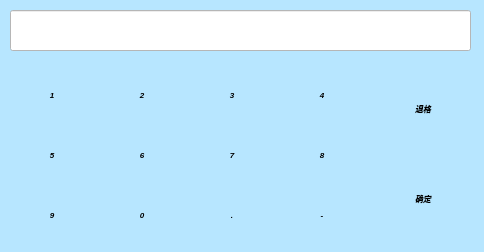
<?xml version="1.0" encoding="UTF-8"?>
<ui version="4.0">
 <class>NumberKeyBoardClass</class>
 <widget class="QWidget" name="NumberKeyBoardClass">
  <property name="geometry">
   <rect>
    <x>0</x>
    <y>0</y>
    <width>484</width>
    <height>252</height>
   </rect>
  </property>
  <property name="windowTitle">
   <string>NumberKeyBoard</string>
  </property>
  <property name="styleSheet">
   <string notr="true">background-color: rgb(183, 230, 255);</string>
  </property>
  <widget class="QPushButton" name="pbNumber8">
   <property name="geometry">
    <rect>
     <x>280</x>
     <y>130</y>
     <width>84</width>
     <height>50</height>
    </rect>
   </property>
   <property name="font">
    <font>
     <pointsize>6</pointsize>
     <weight>75</weight>
     <italic>true</italic>
     <bold>true</bold>
    </font>
   </property>
   <property name="styleSheet">
    <string notr="true">background-image: url(:/image/image/button_key_num.png);
</string>
   </property>
   <property name="text">
    <string>8</string>
   </property>
   <property name="flat">
    <bool>true</bool>
   </property>
  </widget>
  <widget class="QPushButton" name="pbNumber9">
   <property name="geometry">
    <rect>
     <x>10</x>
     <y>190</y>
     <width>84</width>
     <height>50</height>
    </rect>
   </property>
   <property name="font">
    <font>
     <pointsize>6</pointsize>
     <weight>75</weight>
     <italic>true</italic>
     <bold>true</bold>
    </font>
   </property>
   <property name="styleSheet">
    <string notr="true">background-image: url(:/image/image/button_key_num.png);
</string>
   </property>
   <property name="text">
    <string>9</string>
   </property>
   <property name="flat">
    <bool>true</bool>
   </property>
  </widget>
  <widget class="QPushButton" name="pbDot">
   <property name="geometry">
    <rect>
     <x>190</x>
     <y>190</y>
     <width>84</width>
     <height>50</height>
    </rect>
   </property>
   <property name="font">
    <font>
     <pointsize>6</pointsize>
     <weight>75</weight>
     <italic>true</italic>
     <bold>true</bold>
    </font>
   </property>
   <property name="styleSheet">
    <string notr="true">background-image: url(:/image/image/button_key_num.png);
</string>
   </property>
   <property name="text">
    <string>.</string>
   </property>
   <property name="flat">
    <bool>true</bool>
   </property>
  </widget>
  <widget class="QLineEdit" name="leDisplayNumber">
   <property name="geometry">
    <rect>
     <x>10</x>
     <y>10</y>
     <width>461</width>
     <height>41</height>
    </rect>
   </property>
   <property name="styleSheet">
    <string notr="true">background-color: rgb(255, 255, 255);</string>
   </property>
  </widget>
  <widget class="QPushButton" name="pbNumber6">
   <property name="geometry">
    <rect>
     <x>100</x>
     <y>130</y>
     <width>84</width>
     <height>50</height>
    </rect>
   </property>
   <property name="font">
    <font>
     <pointsize>6</pointsize>
     <weight>75</weight>
     <italic>true</italic>
     <bold>true</bold>
    </font>
   </property>
   <property name="styleSheet">
    <string notr="true">background-image: url(:/image/image/button_key_num.png);
</string>
   </property>
   <property name="text">
    <string>6</string>
   </property>
   <property name="flat">
    <bool>true</bool>
   </property>
  </widget>
  <widget class="QPushButton" name="pbNumber4">
   <property name="geometry">
    <rect>
     <x>280</x>
     <y>70</y>
     <width>84</width>
     <height>50</height>
    </rect>
   </property>
   <property name="font">
    <font>
     <pointsize>6</pointsize>
     <weight>75</weight>
     <italic>true</italic>
     <bold>true</bold>
    </font>
   </property>
   <property name="styleSheet">
    <string notr="true">background-image: url(:/image/image/button_key_num.png);</string>
   </property>
   <property name="text">
    <string>4</string>
   </property>
   <property name="flat">
    <bool>true</bool>
   </property>
  </widget>
  <widget class="QPushButton" name="pbNumber7">
   <property name="geometry">
    <rect>
     <x>190</x>
     <y>130</y>
     <width>84</width>
     <height>50</height>
    </rect>
   </property>
   <property name="font">
    <font>
     <pointsize>6</pointsize>
     <weight>75</weight>
     <italic>true</italic>
     <bold>true</bold>
    </font>
   </property>
   <property name="styleSheet">
    <string notr="true">background-image: url(:/image/image/button_key_num.png);
</string>
   </property>
   <property name="text">
    <string>7</string>
   </property>
   <property name="flat">
    <bool>true</bool>
   </property>
  </widget>
  <widget class="QPushButton" name="pbNumber5">
   <property name="geometry">
    <rect>
     <x>10</x>
     <y>130</y>
     <width>84</width>
     <height>50</height>
    </rect>
   </property>
   <property name="font">
    <font>
     <pointsize>6</pointsize>
     <weight>75</weight>
     <italic>true</italic>
     <bold>true</bold>
    </font>
   </property>
   <property name="styleSheet">
    <string notr="true">background-image: url(:/image/image/button_key_num.png);
</string>
   </property>
   <property name="text">
    <string>5</string>
   </property>
   <property name="flat">
    <bool>true</bool>
   </property>
  </widget>
  <widget class="QPushButton" name="pbNumber0">
   <property name="geometry">
    <rect>
     <x>100</x>
     <y>190</y>
     <width>84</width>
     <height>50</height>
    </rect>
   </property>
   <property name="font">
    <font>
     <pointsize>6</pointsize>
     <weight>75</weight>
     <italic>true</italic>
     <bold>true</bold>
    </font>
   </property>
   <property name="styleSheet">
    <string notr="true">background-image: url(:/image/image/button_key_num.png);
</string>
   </property>
   <property name="text">
    <string>0</string>
   </property>
   <property name="flat">
    <bool>true</bool>
   </property>
  </widget>
  <widget class="QPushButton" name="pbNumber3">
   <property name="geometry">
    <rect>
     <x>190</x>
     <y>70</y>
     <width>84</width>
     <height>50</height>
    </rect>
   </property>
   <property name="font">
    <font>
     <pointsize>6</pointsize>
     <weight>75</weight>
     <italic>true</italic>
     <bold>true</bold>
    </font>
   </property>
   <property name="styleSheet">
    <string notr="true">background-image: url(:/image/image/button_key_num.png);</string>
   </property>
   <property name="text">
    <string>3</string>
   </property>
   <property name="flat">
    <bool>true</bool>
   </property>
  </widget>
  <widget class="QPushButton" name="pbNumber1">
   <property name="geometry">
    <rect>
     <x>10</x>
     <y>70</y>
     <width>84</width>
     <height>50</height>
    </rect>
   </property>
   <property name="font">
    <font>
     <pointsize>6</pointsize>
     <weight>75</weight>
     <italic>true</italic>
     <bold>true</bold>
    </font>
   </property>
   <property name="styleSheet">
    <string notr="true">background-image: url(:/image/image/button_key_num.png);
</string>
   </property>
   <property name="text">
    <string>1</string>
   </property>
   <property name="flat">
    <bool>true</bool>
   </property>
  </widget>
  <widget class="QPushButton" name="pbNumber2">
   <property name="geometry">
    <rect>
     <x>100</x>
     <y>70</y>
     <width>84</width>
     <height>50</height>
    </rect>
   </property>
   <property name="font">
    <font>
     <pointsize>6</pointsize>
     <weight>75</weight>
     <italic>true</italic>
     <bold>true</bold>
    </font>
   </property>
   <property name="styleSheet">
    <string notr="true">background-image: url(:/image/image/button_key_num.png);</string>
   </property>
   <property name="text">
    <string>2</string>
   </property>
   <property name="flat">
    <bool>true</bool>
   </property>
  </widget>
  <widget class="QPushButton" name="pbBackspace">
   <property name="geometry">
    <rect>
     <x>380</x>
     <y>70</y>
     <width>86</width>
     <height>77</height>
    </rect>
   </property>
   <property name="font">
    <font>
     <pointsize>6</pointsize>
     <weight>75</weight>
     <italic>true</italic>
     <bold>true</bold>
    </font>
   </property>
   <property name="styleSheet">
    <string notr="true">background-image: url(:/image/image/button_key_backenter.png);
</string>
   </property>
   <property name="text">
    <string>退格</string>
   </property>
   <property name="flat">
    <bool>true</bool>
   </property>
  </widget>
  <widget class="QPushButton" name="pbEnter">
   <property name="geometry">
    <rect>
     <x>380</x>
     <y>160</y>
     <width>86</width>
     <height>77</height>
    </rect>
   </property>
   <property name="font">
    <font>
     <pointsize>6</pointsize>
     <weight>75</weight>
     <italic>true</italic>
     <bold>true</bold>
    </font>
   </property>
   <property name="styleSheet">
    <string notr="true">background-image: url(:/image/image/button_key_backenter.png);
</string>
   </property>
   <property name="text">
    <string>确定</string>
   </property>
   <property name="flat">
    <bool>true</bool>
   </property>
  </widget>
  <widget class="QPushButton" name="pbMinus">
   <property name="geometry">
    <rect>
     <x>280</x>
     <y>190</y>
     <width>84</width>
     <height>50</height>
    </rect>
   </property>
   <property name="font">
    <font>
     <pointsize>6</pointsize>
     <weight>75</weight>
     <italic>true</italic>
     <bold>true</bold>
    </font>
   </property>
   <property name="styleSheet">
    <string notr="true">background-image: url(:/image/image/button_key_num.png);
</string>
   </property>
   <property name="text">
    <string>-</string>
   </property>
   <property name="flat">
    <bool>true</bool>
   </property>
  </widget>
 </widget>
 <layoutdefault spacing="6" margin="11"/>
 <resources/>
 <connections/>
</ui>
